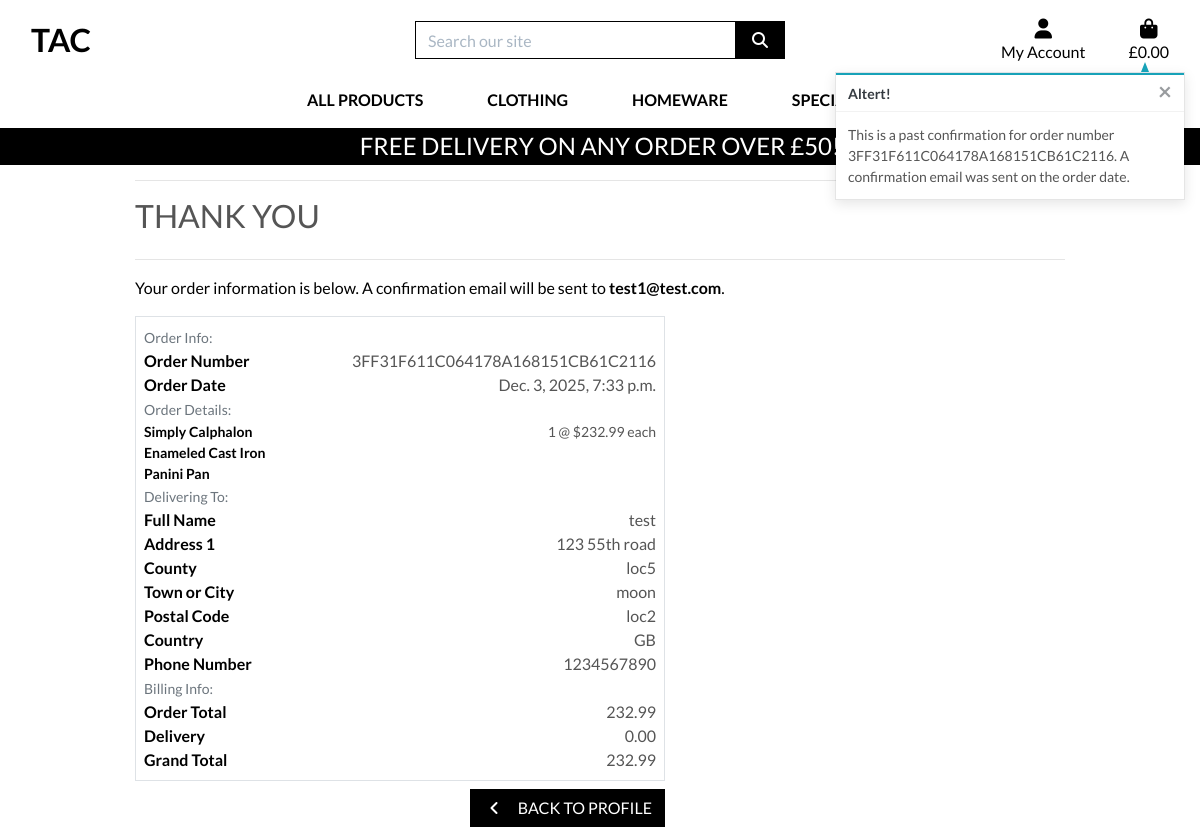
Before: /profile/order_history/3FF31F611C064178A168151CB61C2116 with the older database file.
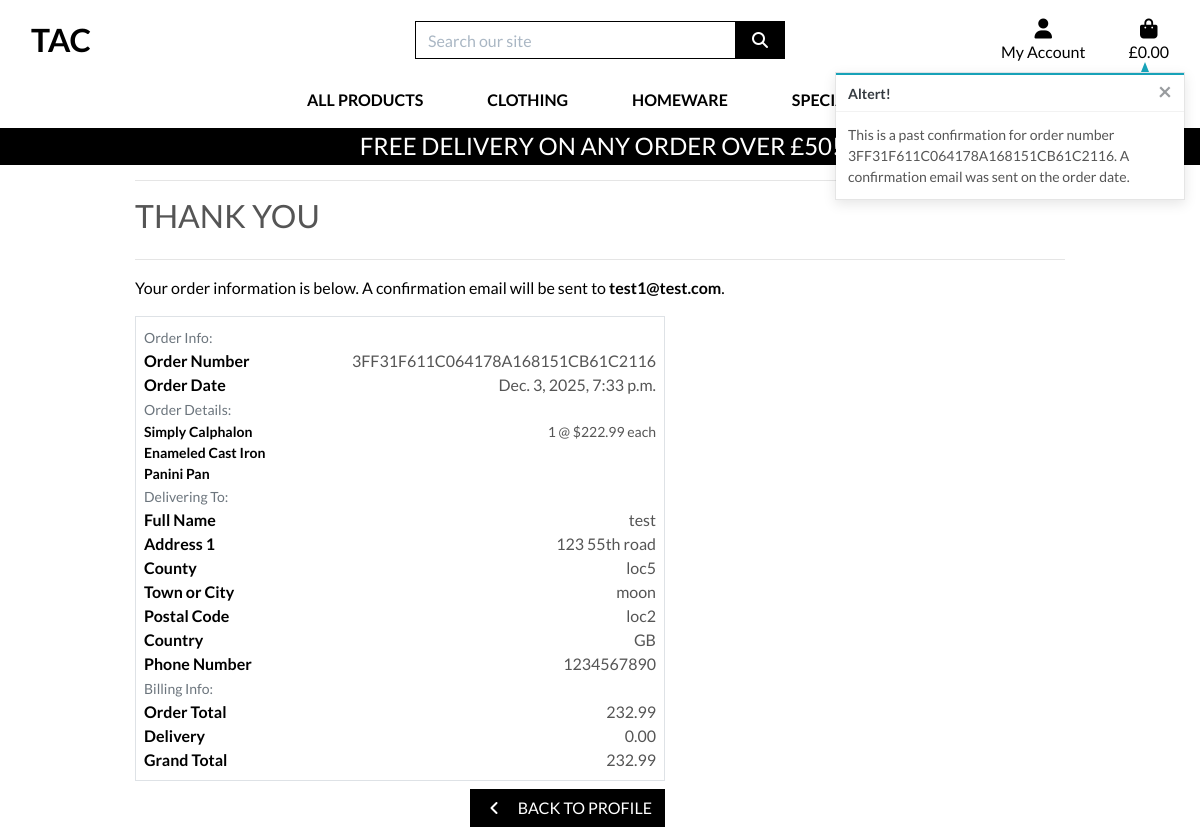
After: the same page with the newer database file.
### checkout/models.py (models this page shows, shortened)
class OrderLineItem(models.Model):
    order = models.ForeignKey(Order, null=False, blank=False, on_delete=models.CASCADE, related_name='lineitems')
    product = models.ForeignKey(Product, null=False, blank=False, on_delete=models.CASCADE)
    product_size = models.CharField(max_length=2, null=True, blank=True) # XS, S, M, L, XL
    quantity = models.IntegerField(null=False, blank=False, default=0)
    lineitem_total = models.DecimalField(max_digits=6, decimal_places=2, null=False, blank=False, editable=False)

### products/models.py (models this page shows, shortened)
class Product(models.Model):
    category = models.ForeignKey('Category', null=True, blank=True, on_delete=models.SET_NULL)
    sku = models.CharField(max_length=254, null=True, blank=True)
    name = models.CharField(max_length=254)
    description = models.TextField()
    has_sizes = models.BooleanField(default=False, null=True, blank=True)
    price = models.DecimalField(max_digits=6, decimal_places=2)
    rating = models.DecimalField(max_digits=6, decimal_places=2, null=True, blank=True)
    image_url = models.URLField(max_length=1024, null=True, blank=True)
    image = models.ImageField(null=True, blank=True)

### profiles/views.py (the view)
# urls.py: path('order_history/<order_number>', views.order_history, name='order_history')
def order_history(request, order_number):
    order = get_object_or_404(Order, order_number=order_number)
    messages.info(request, (
        f'This is a past confirmation for order number {order_number}. '
        'A confirmation email was sent on the order date.'
    ))
    template = 'checkout/checkout_success.html'
    context = {
        'order': order,
        'from_profile': True,
    }
    return render(request, template, context)

### shopbag/contexts.py (called while the page is built, shortened)
def bag_contents(request):
    bag_items = []
    total = 0
    product_count = 0
    bag = request.session.get('bag', {})
    if total < settings.FREE_DELIVERY_THRESHOLD:
        delivery = total * Decimal(settings.STANDARD_DELIVERY_PERCENTAGE / 100)
        free_delivery_delta = settings.FREE_DELIVERY_THRESHOLD - total
    else:
        delivery = 0
        free_delivery_delta = 0
    grand_total = delivery + total
    context = {
        'bag_items': bag_items,
        'total': total,
        'product_count': product_count,
        'delivery': delivery,
        'free_delivery_delta': free_delivery_delta,
        'free_delivery_threshold': settings.FREE_DELIVERY_THRESHOLD,
        'grand_total': grand_total,
    }
    return context

### checkout/templates/checkout/checkout_success.html (shortened to what the changed rows need)
{% extends "base.html" %}
{% load static %}
{% block extra_css %}
    <link rel="stylesheet" href="{% static 'checkout/css/checkout.css' %}">
{% endblock %}
{% block content %}
    <div class="container">
        <div class="row">
            <div class="col">
                <h2 class="logo-font mb-4">Thank You</h2>
            </div>
        </div>
        <div class="row">
            <div class="col-12 col-lg-7">
                <div class="order-confirmation-wrapper p-2 border">
                    {% for item in order.lineitems.all %}
                    <div class="row">
                        <div class="col-12 col-md-4">
                            <p class="small mb-0 text-black font-weight-bold">
                                {{ item.product.name }}{% if item.product_size %} - Size {{ item.product_size|upper}}{% endif %}
                            </p>
                        </div>
                        <div class="col-12 col-md-8 text-md-right">
                            <p class="small mb-0">{{ item.quantity }} @ ${{ item.product.price }} each</p>
                        </div>
                    </div>
                    {% endfor %}
                </div>
            </div>
        </div>
    </div>
{% endblock %}

Changed rows visible on the page:
changed through a linked row, OrderLineItem "Simply Calphalon Enameled Cast Iron Panini Pan": product.price "232.99" → "222.99"
